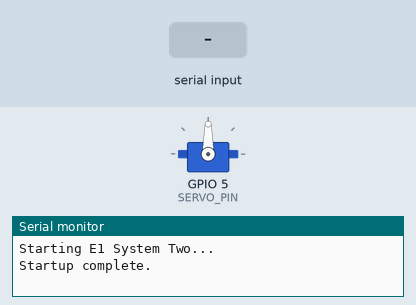
Simulated run of this sketch. Board: ESP32. Shown: servo, the last lines printed to the serial monitor. The inputs (shaded band) are chosen by the test bench.

Above: at 1.2 s.
1.3 s: "5\n" received over Serial
At 2.0 s:
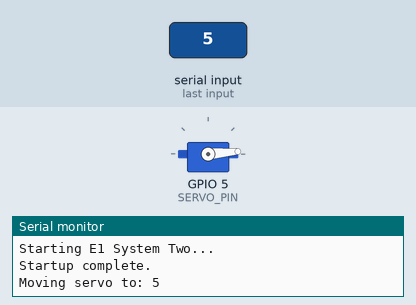
2.8 s: "90\n" received over Serial
At 3.1 s:
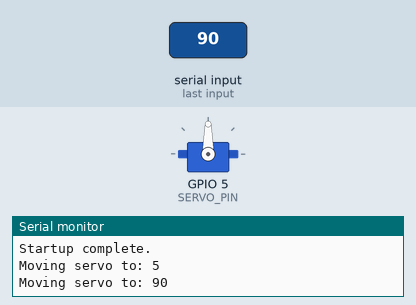
Timing chart, 0 to 5.8 s (numbered marks = the images above; inputs shaded):
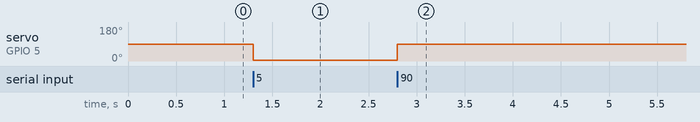

The sketch:

system_two.ino
```cpp
#include <ESP32Servo.h>

#define SERVO_PIN 5  // H1
Servo servo;

int servo_angle = 90;
int input = 90;
const int MIN_ANGLE = 0;
const int MAX_ANGLE = 180;

char inputBuffer[32];
bool cmd_ready = false;

void setup() {
  Serial.begin(115200);
  Serial.println("Starting E1 System Two...");

  servo.setPeriodHertz(50);
  servo.attach(SERVO_PIN);
  servo.write(90);  // reset before operation

  Serial.println("Startup complete.");
}

void loop() {
  readSerialStream();
  handleCommand();

  // simpleInputHandler();
}

void readSerialStream() {
  static byte index = 0;
  char end_marker = '\n';  // change based on Serial Monitor

  while(Serial.available() > 0){
    char inc = Serial.read();

    if(inc == end_marker){
      inputBuffer[index] = '\0';

      index = 0;
      cmd_ready = true;
      return;
    }
    if(!isDigit(inc)){
      Serial.print("Recieved non-numeric character: ");
      Serial.println(inc);
      return;
    }
    inputBuffer[index] = inc;
    index++;
  }
}

void handleCommand(){
  if(!cmd_ready) return;

  int angle = atoi(inputBuffer);  // array to integer
  if(angle <= MAX_ANGLE && angle >= MIN_ANGLE){
    Serial.print("Moving servo to: ");
    Serial.println(angle);
    servo.write(angle);
  }
  else{
    Serial.print("Recieved invalid angle input: ");
    Serial.println(angle);
  }

  // input buffer doesn't need to be cleaned up
  // since it holds an ending character
  cmd_ready = false;
}

void simpleInputHandler() {
  // simple function using Serial.read()
  // Blocking call, so causes lag/reset issues
  if (Serial.available() > 0) {
    input = Serial.parseInt();
    Serial.print("Recieved angle input: ");
    Serial.println(input);
    if (input >= 0 && input <= 180) {
      servo_angle = input;
    }
    servo.write(servo_angle);
  }
}
```

Measured:
- after the input at 1.3 s, servo on GPIO 5 (SERVO_PIN): 90° → 5° at once
- after the input at 2.8 s, servo on GPIO 5 (SERVO_PIN): 5° → 90° at once
